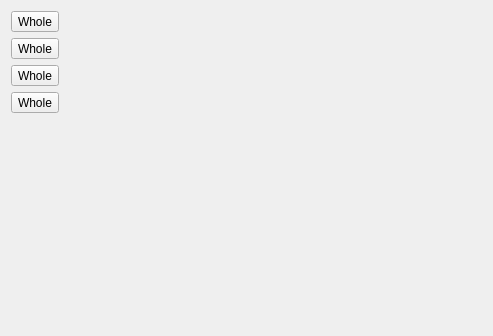
<?xml version="1.0" encoding="UTF-8"?>
<ui version="4.0">
 <class>QgsMapWidget</class>
 <widget class="QWidget" name="QgsMapWidget">
  <property name="geometry">
   <rect>
    <x>0</x>
    <y>0</y>
    <width>493</width>
    <height>336</height>
   </rect>
  </property>
  <property name="windowTitle">
   <string>Form</string>
  </property>
  <layout class="QHBoxLayout" name="horizontalLayout" stretch="0,1">
   <item>
    <layout class="QVBoxLayout" name="verticalLayout">
     <item>
      <widget class="QToolButton" name="btnWhole">
       <property name="toolTip">
        <string>zoom to whole map</string>
       </property>
       <property name="text">
        <string>Whole</string>
       </property>
       <property name="icon">
        <iconset>
         <normaloff>res/map/Whole.png</normaloff>res/map/Whole.png</iconset>
       </property>
       <property name="iconSize">
        <size>
         <width>24</width>
         <height>24</height>
        </size>
       </property>
       <property name="toolButtonStyle">
        <enum>Qt::ToolButtonIconOnly</enum>
       </property>
      </widget>
     </item>
     <item>
      <widget class="QToolButton" name="btnZoomIn">
       <property name="text">
        <string>Whole</string>
       </property>
       <property name="icon">
        <iconset>
         <normaloff>res/map/zoom in.png</normaloff>res/map/zoom in.png</iconset>
       </property>
       <property name="iconSize">
        <size>
         <width>24</width>
         <height>24</height>
        </size>
       </property>
       <property name="toolButtonStyle">
        <enum>Qt::ToolButtonIconOnly</enum>
       </property>
      </widget>
     </item>
     <item>
      <widget class="QToolButton" name="btnZoomOut">
       <property name="text">
        <string>Whole</string>
       </property>
       <property name="icon">
        <iconset>
         <normaloff>res/map/zoom out.png</normaloff>res/map/zoom out.png</iconset>
       </property>
       <property name="iconSize">
        <size>
         <width>24</width>
         <height>24</height>
        </size>
       </property>
       <property name="toolButtonStyle">
        <enum>Qt::ToolButtonIconOnly</enum>
       </property>
      </widget>
     </item>
     <item>
      <widget class="QToolButton" name="btnMove">
       <property name="text">
        <string>Whole</string>
       </property>
       <property name="icon">
        <iconset>
         <normaloff>res/map/move.png</normaloff>res/map/move.png</iconset>
       </property>
       <property name="iconSize">
        <size>
         <width>24</width>
         <height>24</height>
        </size>
       </property>
       <property name="toolButtonStyle">
        <enum>Qt::ToolButtonIconOnly</enum>
       </property>
      </widget>
     </item>
     <item>
      <spacer name="verticalSpacer">
       <property name="orientation">
        <enum>Qt::Vertical</enum>
       </property>
       <property name="sizeHint" stdset="0">
        <size>
         <width>20</width>
         <height>40</height>
        </size>
       </property>
      </spacer>
     </item>
    </layout>
   </item>
   <item>
    <widget class="QgsMapCanvas" name="mapCanvas" native="true">
     <property name="sizePolicy">
      <sizepolicy hsizetype="Expanding" vsizetype="Expanding">
       <horstretch>1</horstretch>
       <verstretch>1</verstretch>
      </sizepolicy>
     </property>
     <property name="minimumSize">
      <size>
       <width>400</width>
       <height>300</height>
      </size>
     </property>
     <property name="baseSize">
      <size>
       <width>400</width>
       <height>300</height>
      </size>
     </property>
    </widget>
   </item>
  </layout>
 </widget>
 <customwidgets>
  <customwidget>
   <class>QgsMapCanvas</class>
   <extends>QWidget</extends>
   <header>qgis.gui.h</header>
   <container>1</container>
  </customwidget>
 </customwidgets>
 <resources/>
 <connections/>
</ui>
